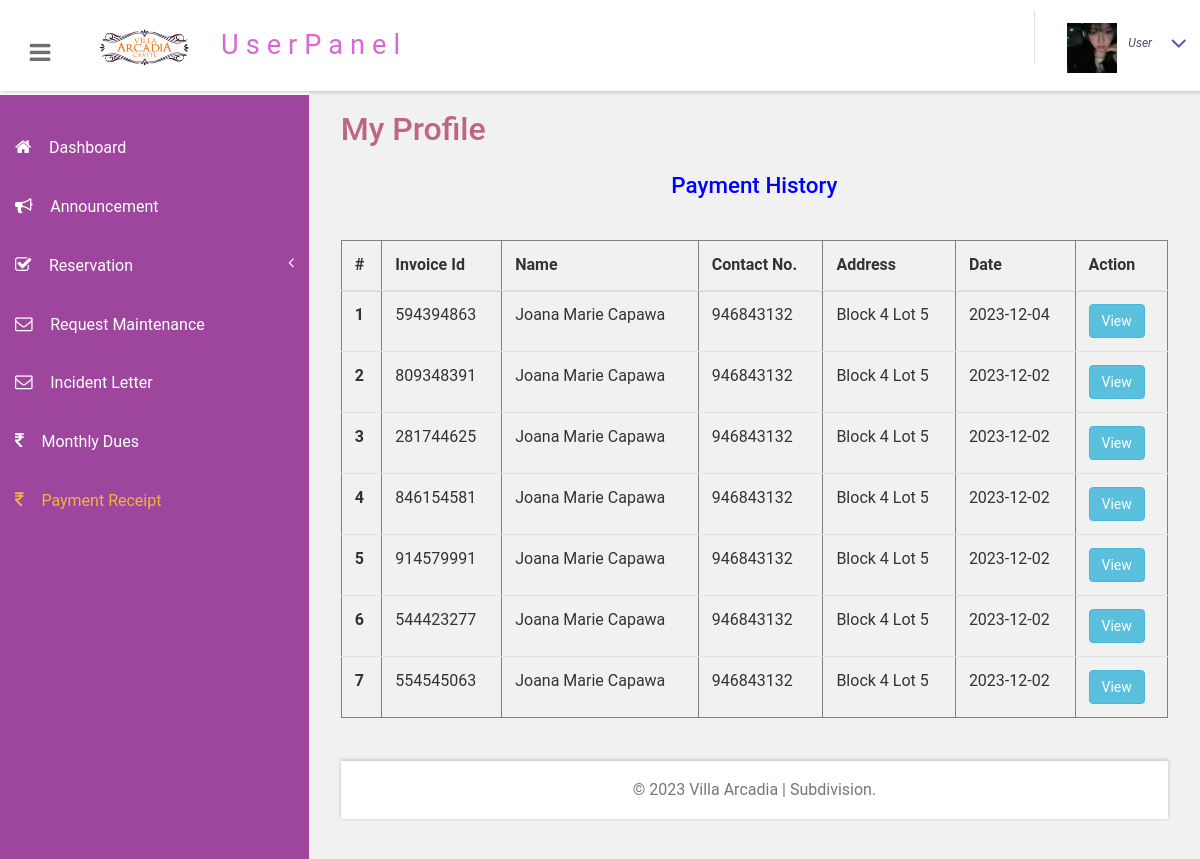
The page /portal/receipt.php (signed in) on the database as committed earlier.
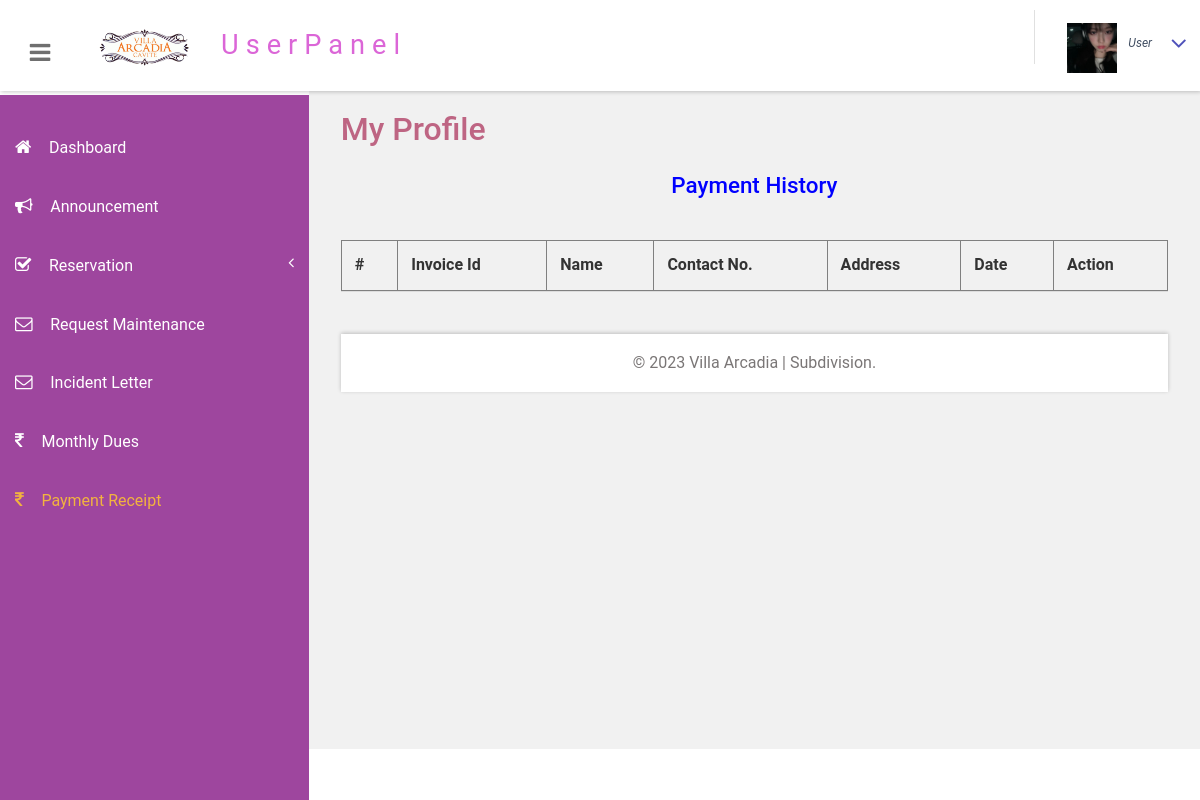
The same page on the database as committed later.
### tables this page shows
CREATE TABLE `tbluser` (
  `ID` int(10) NOT NULL,
  `FirstName` varchar(120) DEFAULT NULL,
  `LastName` varchar(250) DEFAULT NULL,
  `MobileNumber` bigint(10) DEFAULT NULL,
  `Email` varchar(120) DEFAULT NULL,
  `Password` varchar(120) DEFAULT NULL,
  `RegDate` timestamp NULL DEFAULT current_timestamp(),
  `address` varchar(225) NOT NULL,
  `status` varchar(225) DEFAULT NULL
);

### portal/receipt.php (the view, shortened to what this page needs)
<?php
include('includes/dbconnection.php');
if (strlen($_SESSION['bpmsuid']==0)) {
  header('location:logout.php');
  } else{
  ?>
<!DOCTYPE HTML>
<html>
<head>
<link href="css/bootstrap.css" rel='stylesheet' type='text/css' />
<link href="css/style.css" rel='stylesheet' type='text/css' />
<link href="css/font-awesome.css" rel="stylesheet">
<link href="css/animate.css" rel="stylesheet" type="text/css" media="all">
<link href="css/custom.css" rel="stylesheet">
</head>
<body class="cbp-spmenu-push">
	<div class="main-content">
		 <?php include_once('includes/sidebar.php');?>
		 <?php include_once('includes/header.php');?>
		<div id="page-wrapper">
			<div class="main-page">
				<div class="tables">
					<h3 class="title1">My Profile</h3>
                    <section class="w3l-contact-info-main" id="contact">
    <div class="contact-sec	">
            <div>
                <div class="cont-details">
                   <div class="table-content table-responsive cart-table-content">
                    <h4 style="padding-bottom: 20px;text-align: center;color: blue;">Payment History</h4>
                        <table class="table" border="1">
                            <thead >
                                <tr>
                                <th>#</th>
                                <th>Invoice Id</th>
                                <th> Name</th>
                                <th> Contact No. </th>
                                <th> Address </th>
                                <th> Date</th>
                                <th>Action</th>
                            </tr>
                            </thead>
                            <tbody>
                                <tr>
                                    <?php
                                   $userid= $_SESSION['bpmsuid'];
 $query=mysqli_query($con,"select distinct tbluser.ID as uid, tbluser.FirstName,tbluser.LastName,tbluser.Email,tbluser.MobileNumber,tbluser.address,tblinvoice.BillingId,date(tblinvoice.PostingDate) as PostingDate  from  tbluser
    join tblinvoice on tbluser.ID=tblinvoice.Userid where tbluser.ID='$userid'order by tblinvoice.ID desc");
$cnt=1;
              while($row=mysqli_fetch_array($query))
              { ?>
               <tr>
                            <th scope="row"><?php echo $cnt;?></th>
                            <td><?php  echo $row['BillingId'];?></td>
                            <td><?php  echo $row['FirstName'];?> <?php  echo $row['LastName'];?></td>
                            <td><?php  echo $row['MobileNumber'];?></td>
                            <td><?php  echo $row['address'];?></td>
                            <td><?php  echo $row['PostingDate'];?></td>
                                <td><a href="history.php?invoiceid=<?php  echo $row['BillingId'];?>" class="btn btn-info">View</a></td>
                          </tr><?php $cnt=$cnt+1; } ?>
                            </tbody>
                        </table>
                    </div> </div>
    </div>
    </div></div>
<br>
		 <?php include_once('includes/footer.php');?>
	</div>
</body>
</html>
<?php  } ?>

Rows that differ between the two databases and show on the page:
no longer on this page (row edited): tbluser: BillingId "594394863", FirstName "Joana Marie", LastName "Capawa", MobileNumber "946843132", address "Block 4 Lot 5", PostingDate "2023-12-04", BillingId "809348391", PostingDate "2023-12-02", BillingId "281744625", BillingId "846154581", BillingId "914579991", BillingId "544423277", BillingId "554545063"
